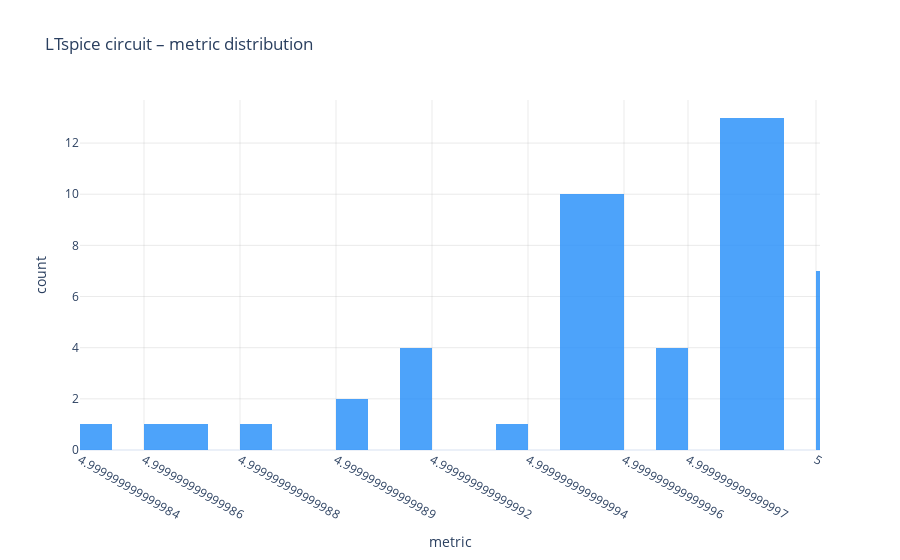
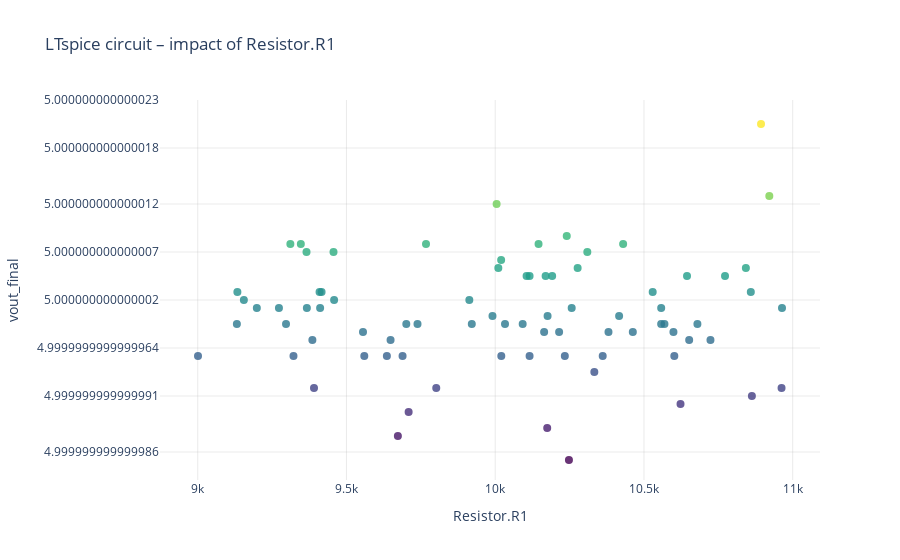

Here is the notebook cell these charts were saved with, in order:
### Code cell
# Visualise the LTspice results
lt_metrics = lt_df["vout_final"].to_list()
show_mc_plots(lt_mc.samples, lt_metrics, "Resistor.R1", title_prefix="LTspice circuit")
